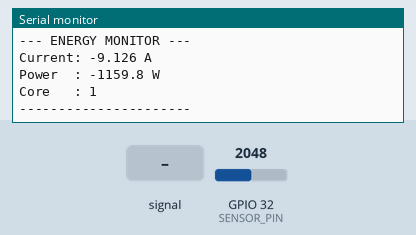
Recording of a program running on a simulated ESP32. On the bench: the last lines printed to the serial monitor. The inputs (shaded band) are chosen by the test bench; at power-on: GPIO 32 (SENSOR_PIN) = 2048 (analog values on the 0–4095 scale).

Above: at 1.2 s.
1.3 s: GPIO 32 (SENSOR_PIN) fed a 200 Hz sine of ±327 counts around its level
2.8 s: GPIO 32 (SENSOR_PIN) set to 2866
At 3.6 s:
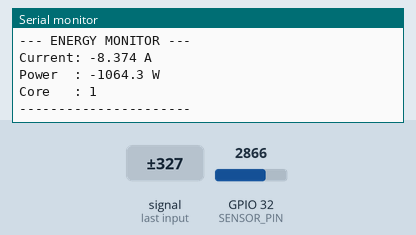
4.3 s: GPIO 32 (SENSOR_PIN) set to 3603
At 5.4 s:
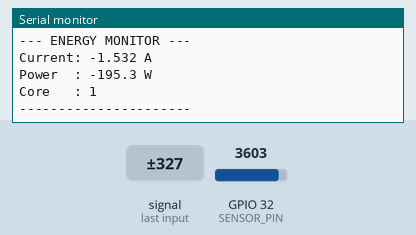
5.8 s: GPIO 32 (SENSOR_PIN) fed a 200 Hz sine of ±327 counts around its level
Timing chart, 0 to 8.3 s (numbered marks = the images above; inputs shaded):
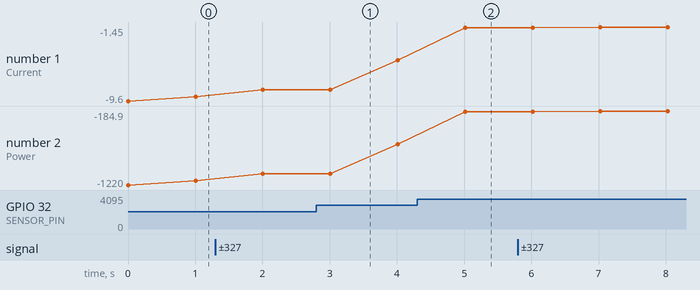

The program:

main.cpp
```cpp
#include <Arduino.h>
#include <math.h>

struct EnergyData {
    float currentAmps;
    float powerWatts;
} sharedData;

SemaphoreHandle_t dataMutex;
TaskHandle_t TaskSamplingHandle;
TaskHandle_t TaskOutputHandle;

// --- Physical Hardware Map ---
const int SENSOR_PIN = 32;
const float VOLTAGE_AC = 127.0;
const int SAMPLES = 2000;
const int ADC_OFFSET = 1951; // Confirmed physical midpoint baseline

// --- Precision Calibration Pipeline ---
const float ADC_VOLTS_PER_STEP = 3.3 / 4095.0;

// Swap your physical 22 ohm resistor out for a 220 or 330 ohm to use these:
const float BURDEN_RESISTOR = 330.0; // Updated to tutorial specification
const float CT_RATIO = 2000.0;

void TaskSampling(void *pvParameters);
void TaskOutput(void *pvParameters);

void setup() {
    Serial.begin(115200);
    analogReadResolution(12);

    dataMutex = xSemaphoreCreateMutex();

    xTaskCreatePinnedToCore(TaskSampling, "Sampling", 4096, NULL, 1, &TaskSamplingHandle, 1);
    xTaskCreatePinnedToCore(TaskOutput, "Output", 4096, NULL, 1, &TaskOutputHandle, 0);
}

void loop() {
    vTaskDelete(NULL);
}

void TaskSampling(void *pvParameters) {
    for (;;) {
        uint64_t sumSquares = 0;

        for (int i = 0; i < SAMPLES; i++) {
            int raw = analogRead(SENSOR_PIN);
            int centered = raw - ADC_OFFSET;

            sumSquares += (int32_t)centered * centered;
            delayMicroseconds(100);
        }

        // Statistical RMS Signal Extraction
        float rmsRaw = sqrt((float)sumSquares / SAMPLES);
        float rmsVoltage = rmsRaw * ADC_VOLTS_PER_STEP;

        // Final transformation mapping back to primary line amperes
        float amps = (rmsVoltage / BURDEN_RESISTOR) * CT_RATIO;

        // Enhanced Digital Noise Gate
        // Eliminates lingering floor tracking errors when the load is idle
        if (amps < 0.08) {
            amps = 0.0;
        }

        if (xSemaphoreTake(dataMutex, portMAX_DELAY)) {
            sharedData.currentAmps = amps;
            sharedData.powerWatts = amps * VOLTAGE_AC;
            xSemaphoreGive(dataMutex);
        }

        vTaskDelay(pdMS_TO_TICKS(10));
    }
}

void TaskOutput(void *pvParameters) {
    for (;;) {
        float localAmps, localWatts;

        if (xSemaphoreTake(dataMutex, portMAX_DELAY)) {
            localAmps = sharedData.currentAmps;
            localWatts = sharedData.powerWatts;
            xSemaphoreGive(dataMutex);
        }

        Serial.printf("--- ENERGY MONITOR ---\n");
        Serial.printf("Current: %.3f A\n", localAmps - 9.6);
        Serial.printf("Power  : %.1f W\n", localWatts - 1220);
        Serial.printf("Core   : %d\n", xPortGetCoreID());
        Serial.println("----------------------");

        vTaskDelay(pdMS_TO_TICKS(1000));
    }
}
```

Measured:
- after the input at 4.3 s, the serial monitor: prints a new line after 0.72 s (image 2)
- plotted number 1: -9.13 → -8.38 after the input at 1.3 s, -8.38 → -5.13 after the input at 2.8 s, -5.13 → -1.53 after the input at 4.3 s, -1.53 → -1.45 after the input at 5.8 s
- plotted number 2: -1159.8 → -1064.6 after the input at 1.3 s, -1064.6 → -652.5 after the input at 2.8 s, -652.5 → -195.3 after the input at 4.3 s, -195.3 → -184.9 after the input at 5.8 s
